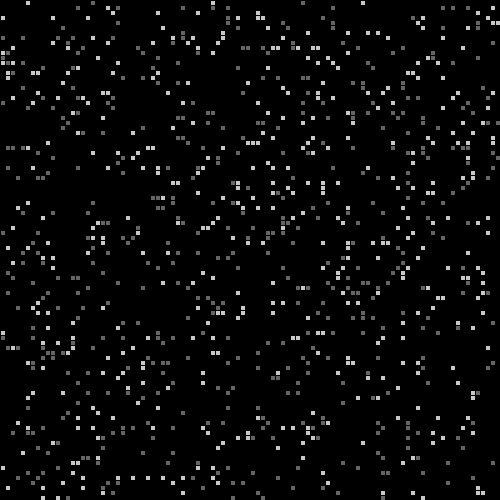
Frame 1 (no input)
Frame 60 (the mouse pressed at the canvas centre just before this capture): identical to frame 1, image omitted
Frame 120 (the mouse held since frame 60 and released just before this capture): identical to frame 1, image omitted

The Processing sketch that drew this single still picture (run headless with seeded random() and noise(); from frame 60 on, the mouse is pressed at the canvas centre):

// Processing sketch: Comp
// ── Comp.pde
int[] size = {100, 100}, probeSite = {int(random(size[0])), int(random(size[1]))}, fissureSite = {int(random(size[0])), int(random(size[1]))};
Cell[][] Map = new Cell[size[0]][size[1]];

int xw = 500/size[0], yw = 500/size[1];
// state: 0 no value, 1 water, 2 lava, 3 rock

class Cell {
  int futureState = 0, currentState = 0;
  Cell() {
    
  }
}

void setup() {
  for (int x = 0; x<size[0]; x++) {
    for (int y=0; y< size[1]; y++) {
      Map[x][y] = new Cell();
      if (random(100) < 5) {
        Map[x][y].currentState = 1;
      } else if (random(100) < 5) {
        Map[x][y].currentState = 2;
      } else {
        Map[x][y].currentState = 0;
      }
    }
  }
  
  size(500, 500);
  frameRate(40);
}

void draw() {
  for (int x = 0; x<size[0]; x++) {
    for (int y=0; y< size[1]; y++) {
      
      Map[x][y].futureState = 0;
      if (Map[x][y].currentState == 3) {
        fill(255);
      } else {
        fill(Map[x][y].currentState*100);
      }
      rect(x*xw, y*yw, xw, yw);
    }
  }
  
}

void iterate() {
  for (int x = 1; x<size[0]-1; x++) {
    for (int y=1; y< size[1]-1; y++) {
      boolean water = false;
      boolean lava = false;
      
      if (Map[x][y].currentState != 3) {
      
      if ((Map[x+1][y].currentState == 1) || (Map[x+1][y+1].currentState == 1) || (Map[x+1][y-1].currentState == 1) || (Map[x-1][y+1].currentState == 1) || (Map[x-1][y-1].currentState == 1) || (Map[x-1][y].currentState == 1) || (Map[x][y+1].currentState == 1) || (Map[x][y-1].currentState == 1)) {
        water = true;
      } if ((Map[x+1][y].currentState == 2) || (Map[x+1][y+1].currentState == 2) || (Map[x+1][y-1].currentState == 2) || (Map[x-1][y+1].currentState == 2) || (Map[x-1][y-1].currentState == 2) || (Map[x-1][y].currentState == 2) || (Map[x][y+1].currentState == 2) || (Map[x][y-1].currentState == 2)) {
        lava = true;
      }
      
      if (water && lava) {
        Map[x][y].futureState = 3; 
      } else if (water) {
        Map[x][y].futureState = 1;
      } else if (lava) {
        Map[x][y].futureState = 2;
      } 
      }
    }
  }
}

void update() {
  iterate();
  
  for (int x = 0; x<size[0]; x++) {
    for (int y=0; y< size[1]; y++) {
      if (Map[x][y].futureState != 0) {
        Map[x][y].currentState = Map[x][y].futureState;
      }
    }
  }
}

void keyPressed() {
  update();
}
